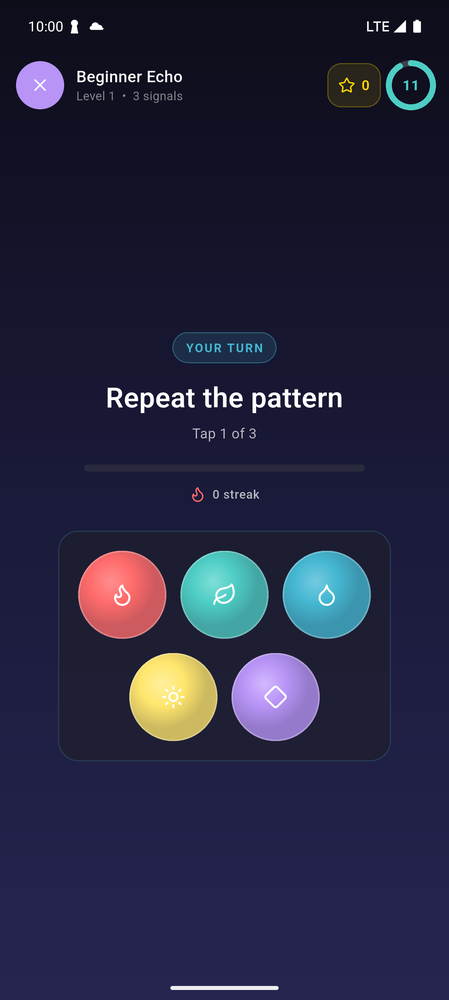
#> input picture store_listing/screenshots/04-gameplay.png, 449 x 1000 px, shrunk from 1344 x 2992 before the run
$ python prepare_play_screenshots.py
#> lines starting #> are read from the running program, lines starting #| are printed output that depends on the picture
"""Prepare real emulator captures as Play-compliant 9:16 RGB screenshots."""

from pathlib import Path

from PIL import Image


ROOT = Path(__file__).resolve().parents[1]
RAW = ROOT / "store_listing/screenshots"
OUTPUT = RAW / "phone"

CAPTURES = {
    "04-gameplay.png": "01-classic-recall.png",
    "05-pattern-watch.png": "02-classic-watch.png",
    "07-reflex-gameplay.png": "03-reflex-match.png",
    "01-home.png": "04-home.png",
    "02-difficulty.png": "05-difficulty.png",
    "03-tutorial.png": "06-tutorial.png",
}


def main() -> None:
    OUTPUT.mkdir(parents=True, exist_ok=True)
    for source_name, output_name in CAPTURES.items():
        screenshot = Image.open(RAW / source_name).convert("RGB")
        target_width = round(screenshot.height * 9 / 16)
#> target_width = 562
        if target_width < screenshot.width:
            raise ValueError(f"{source_name} is wider than 9:16")

        canvas = Image.new("RGB", (target_width, screenshot.height), "#070B16")
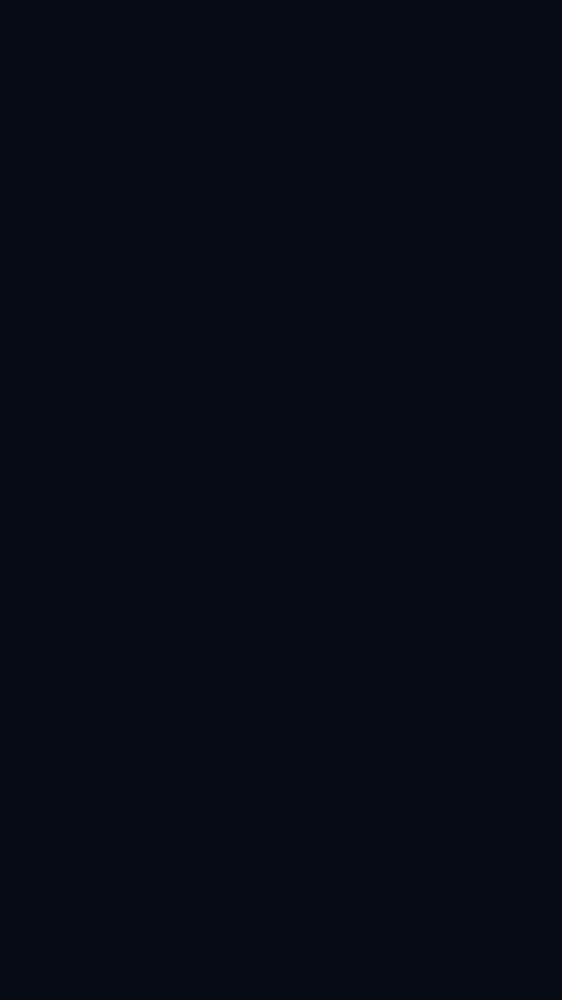
#> canvas: PIL image 562x1000 RGB; mean R, G, B 7, 11, 22
        left = (target_width - screenshot.width) // 2
#> left = 56
        canvas.paste(screenshot, (left, 0))
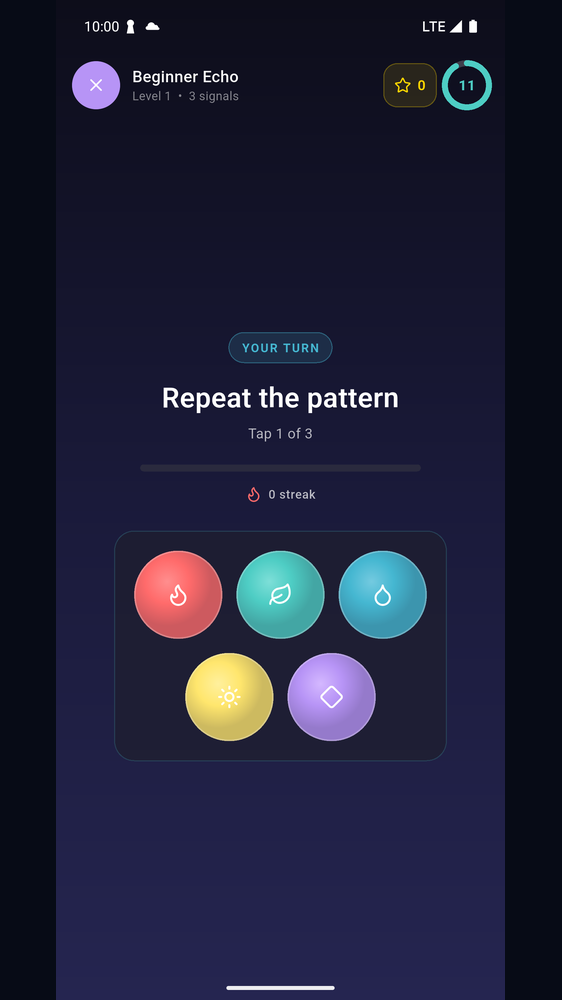
#> canvas: PIL image 562x1000 RGB; mean R, G, B 31.3, 32.6, 55.7
        canvas.save(OUTPUT / output_name, format="PNG", optimize=True)
#> pass 2 of the loop in main, `for source_name, output_name in CAPTURES.items():`:
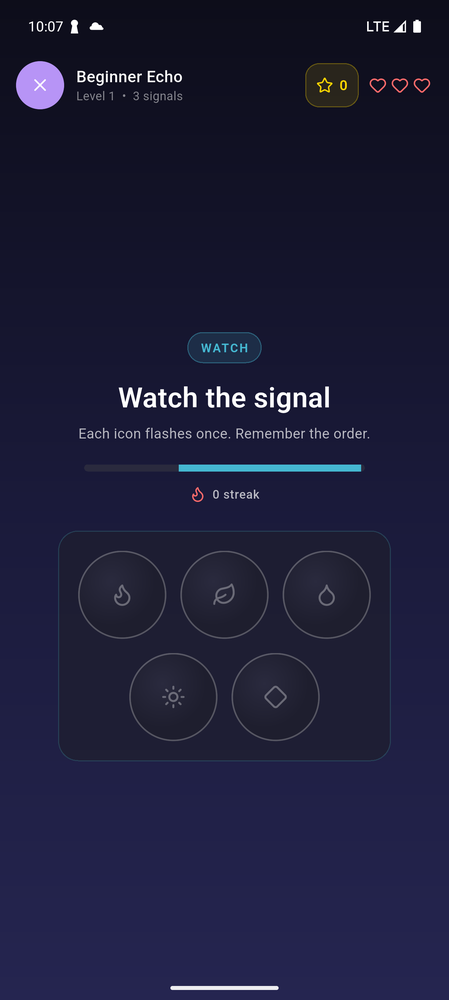
#> input picture store_listing/screenshots/05-pattern-watch.png, 449 x 1000 px, shrunk from 1344 x 2992 before the run
#> in main, `canvas.paste(screenshot, (left, 0))`:
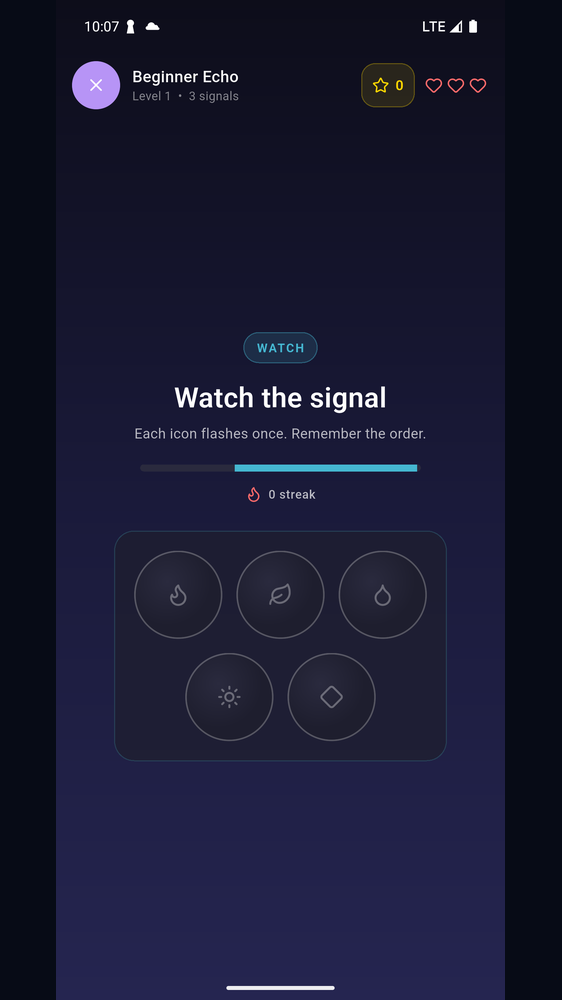
#> canvas: PIL image 562x1000 RGB; mean R, G, B 24.9, 25.9, 49.8
#> pass 3 of the loop in main, `for source_name, output_name in CAPTURES.items():`:
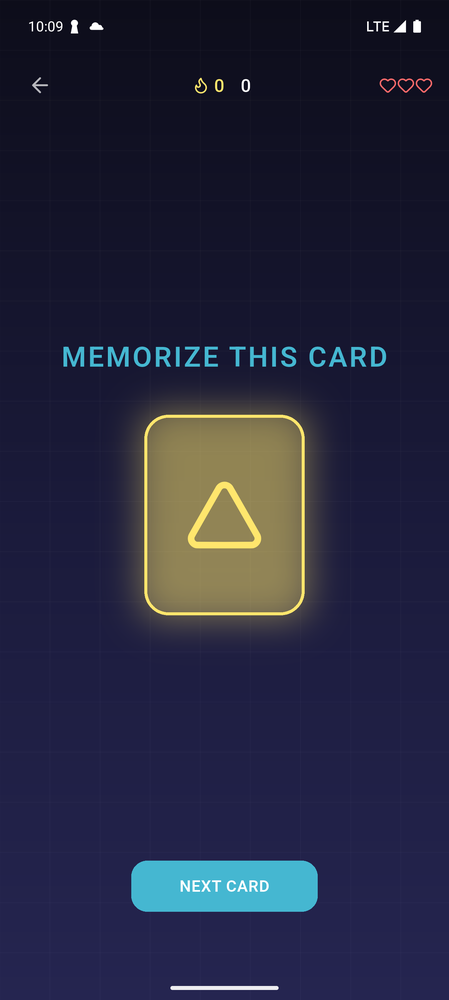
#> input picture store_listing/screenshots/07-reflex-gameplay.png, 449 x 1000 px, shrunk from 1344 x 2992 before the run
#> in main, `canvas.paste(screenshot, (left, 0))`:
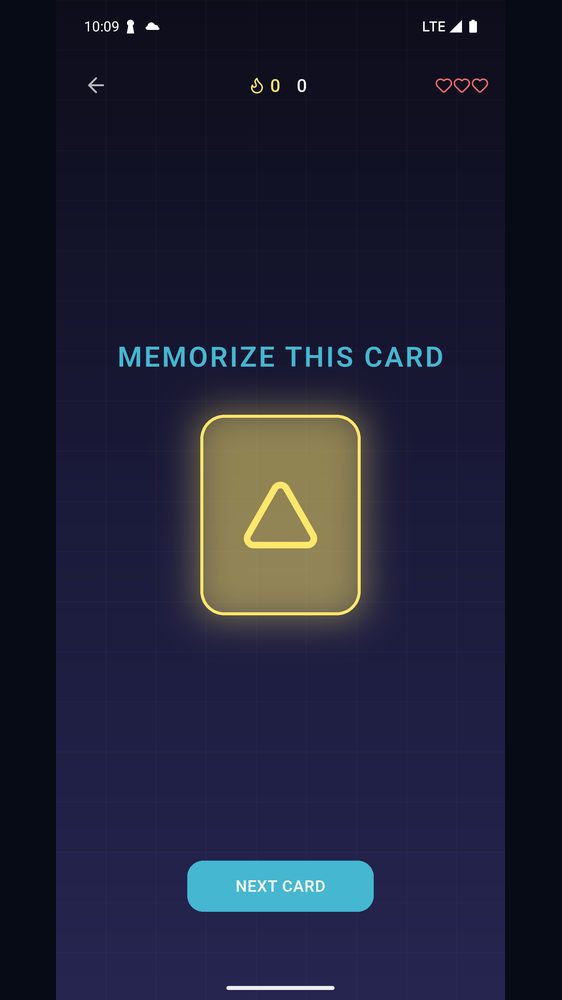
#> canvas: PIL image 562x1000 RGB; mean R, G, B 31.5, 33.7, 54.1
#> the loop made 6 passes; the first 3 are shown


if __name__ == "__main__":
    main()
